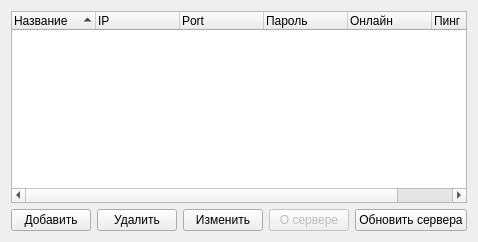
        <widget class="QWidget" name="saveServers">
         <attribute name="icon">
          <iconset resource="pictures.qrc">
           <normaloff>:/myresources/IMG/favourites4.png</normaloff>:/myresources/IMG/favourites4.png</iconset>
         </attribute>
         <attribute name="title">
          <string>Избранные сервера</string>
         </attribute>
         <layout class="QGridLayout" name="gridLayout_8">
          <item row="0" column="0">
           <widget class="QTreeWidget" name="serversTree">
            <property name="indentation">
             <number>25</number>
            </property>
            <property name="rootIsDecorated">
             <bool>false</bool>
            </property>
            <property name="itemsExpandable">
             <bool>false</bool>
            </property>
            <property name="sortingEnabled">
             <bool>true</bool>
            </property>
            <property name="expandsOnDoubleClick">
             <bool>false</bool>
            </property>
            <attribute name="headerCascadingSectionResizes">
             <bool>false</bool>
            </attribute>
            <attribute name="headerDefaultSectionSize">
             <number>84</number>
            </attribute>
            <attribute name="headerHighlightSections">
             <bool>false</bool>
            </attribute>
            <attribute name="headerMinimumSectionSize">
             <number>49</number>
            </attribute>
            <attribute name="headerShowSortIndicator" stdset="0">
             <bool>true</bool>
            </attribute>
            <column>
             <property name="text">
              <string>Название</string>
             </property>
            </column>
            <column>
             <property name="text">
              <string>IP</string>
             </property>
            </column>
            <column>
             <property name="text">
              <string>Port</string>
             </property>
            </column>
            <column>
             <property name="text">
              <string>Пароль</string>
             </property>
            </column>
            <column>
             <property name="text">
              <string>Онлайн</string>
             </property>
            </column>
            <column>
             <property name="text">
              <string>Пинг</string>
             </property>
            </column>
           </widget>
          </item>
          <item row="1" column="0">
           <layout class="QHBoxLayout" name="horizontalLayout_14">
            <item>
             <widget class="QPushButton" name="serversTree_add">
              <property name="toolTip">
               <string>Добавить сервер</string>
              </property>
              <property name="styleSheet">
               <string notr="true">R</string>
              </property>
              <property name="text">
               <string>Добавить</string>
              </property>
              <property name="icon">
               <iconset resource="pictures.qrc">
                <normaloff>:/myresources/IMG/add107.png</normaloff>:/myresources/IMG/add107.png</iconset>
              </property>
              <property name="iconSize">
               <size>
                <width>24</width>
                <height>24</height>
               </size>
              </property>
             </widget>
            </item>
            <item>
             <widget class="QPushButton" name="serversTree_del">
              <property name="toolTip">
               <string>Удалить сервер</string>
              </property>
              <property name="statusTip">
               <string/>
              </property>
              <property name="text">
               <string>Удалить</string>
              </property>
              <property name="icon">
               <iconset resource="pictures.qrc">
                <normaloff>:/myresources/IMG/delete85.png</normaloff>:/myresources/IMG/delete85.png</iconset>
              </property>
              <property name="iconSize">
               <size>
                <width>24</width>
                <height>24</height>
               </size>
              </property>
             </widget>
            </item>
            <item>
             <widget class="QPushButton" name="serversTree_edit">
              <property name="toolTip">
               <string>Изменить сервер</string>
              </property>
              <property name="text">
               <string>Изменить</string>
              </property>
              <property name="icon">
               <iconset resource="pictures.qrc">
                <normaloff>:/myresources/IMG/settings59.png</normaloff>:/myresources/IMG/settings59.png</iconset>
              </property>
              <property name="iconSize">
               <size>
                <width>24</width>
                <height>24</height>
               </size>
              </property>
             </widget>
            </item>
            <item>
             <widget class="QPushButton" name="serversTree_about">
              <property name="enabled">
               <bool>false</bool>
              </property>
              <property name="sizePolicy">
               <sizepolicy hsizetype="Preferred" vsizetype="Fixed">
                <horstretch>0</horstretch>
                <verstretch>0</verstretch>
               </sizepolicy>
              </property>
              <property name="toolTip">
               <string>Подробная информация о сервере</string>
              </property>
              <property name="text">
               <string>О сервере</string>
              </property>
              <property name="icon">
               <iconset resource="pictures.qrc">
                <normaloff>:/myresources/IMG/statistics13.png</normaloff>:/myresources/IMG/statistics13.png</iconset>
              </property>
              <property name="iconSize">
               <size>
                <width>24</width>
                <height>24</height>
               </size>
              </property>
             </widget>
            </item>
            <item>
             <widget class="QPushButton" name="serversTree_update">
              <property name="toolTip">
               <string>Обновить сервера</string>
              </property>
              <property name="text">
               <string>Обновить сервера</string>
              </property>
              <property name="icon">
               <iconset resource="pictures.qrc">
                <normaloff>:/myresources/IMG/refresh57.png</normaloff>:/myresources/IMG/refresh57.png</iconset>
              </property>
              <property name="iconSize">
               <size>
                <width>20</width>
                <height>20</height>
               </size>
              </property>
             </widget>
            </item>
           </layout>
          </item>
         </layout>
        </widget>
